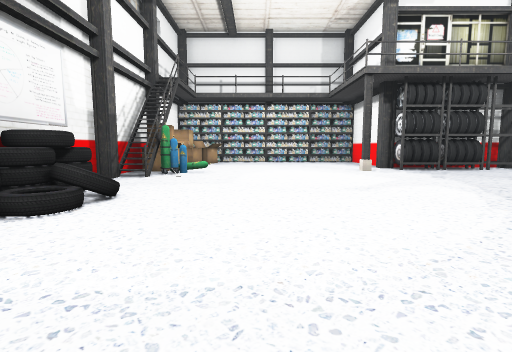
[1] (above)

12 first-person views from a walk through a 3-D level made in the Unity game engine. The camera is 0.64 m above the floor, tilts 6° down and sees 85° across. Doors are open. The floor is counted in squares, 1 m on a side. Each view is taken from the middle of a square. On the plan, view 1 faces up. The plan holds only what a view shows up to about 9 squares ahead; the rest is blank.

[2]
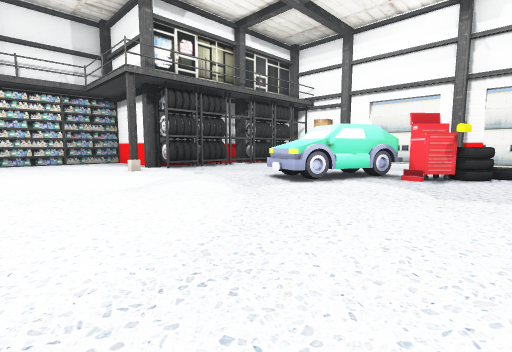

[3]
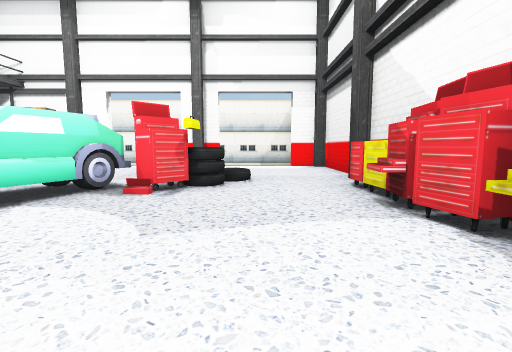

[4]
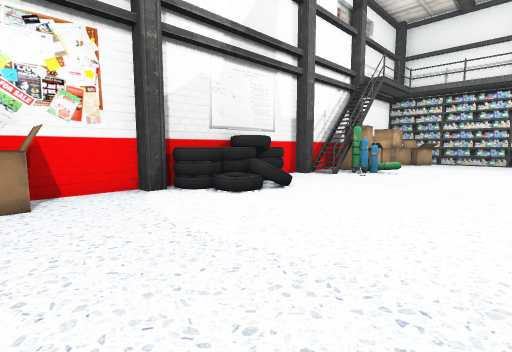

[5]
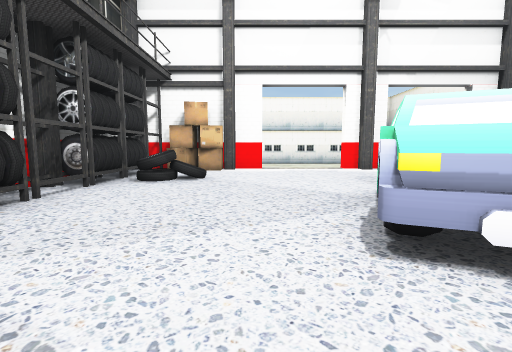

[6]
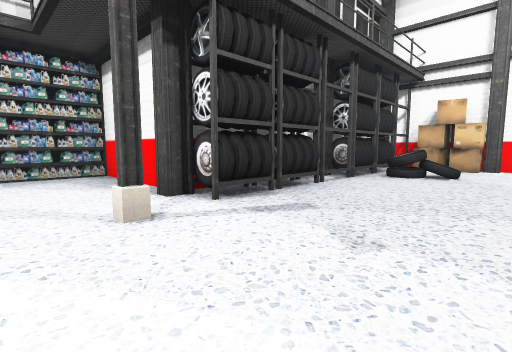

[7]
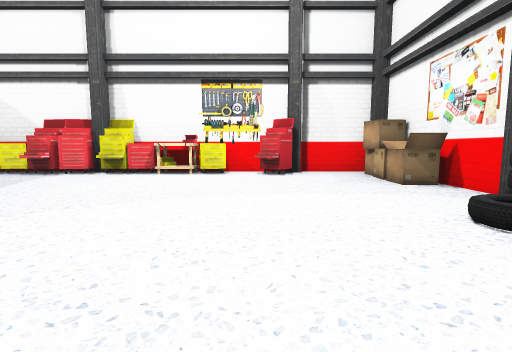

[8]
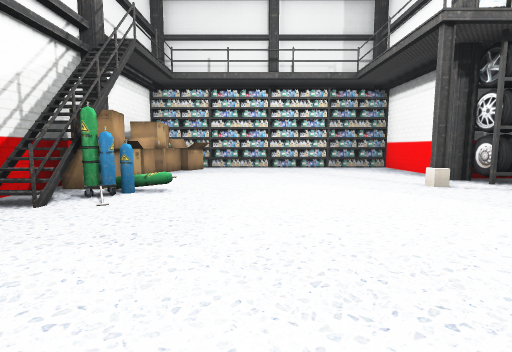

[9]
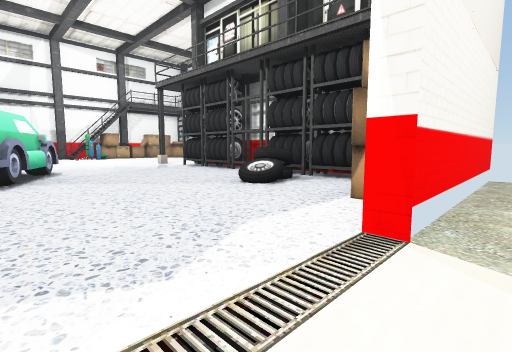

[10]
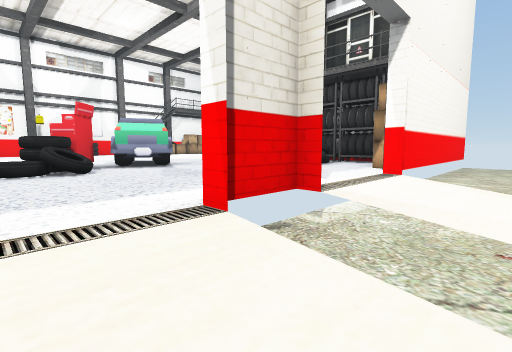

[11]
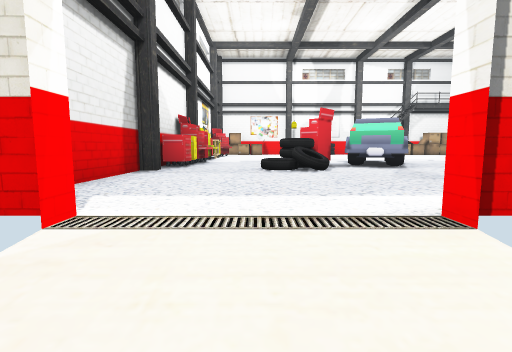

[12]
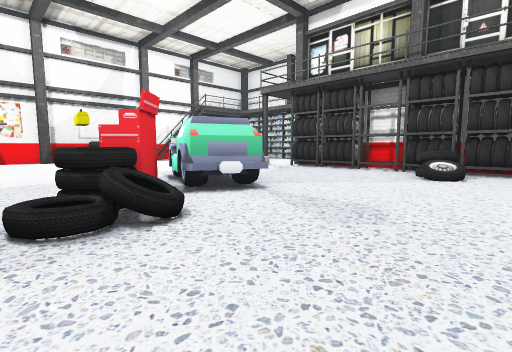

### Floor plan
Key: @ floor where view 1 was taken; # wall or solid block; x gap in a wall; . main floor; - floor 0.05 m lower than the main floor; _ floor 0.3 m lower than the main floor; / step, stairs or slope; D open door; ^ raised ledge; B box; T tank; W wheel; S shelf; L toolbox; O other object.
Columns run from 3 left of view 1 to 13 right of it. Each row starts with its distance up from view 1.
 12 #SS##SS^      x_
 11 #B.....#      #_
 10 #B.....#      #__
  9 #B.....#^^^^^^#__
  8 BB....#########__
  7 #TT........WW.B__
  6 ##............#__
  5 #.............#//
  4 #.......O.....D-/
  3 #W.....OOOO...D-/
  2 #........O....#__
  1 #........LWW..D//
  0 #..@..........D-/
 -1 B.............D/
 -2 ###############

Where each view was taken, in squares from view 1:
view 1: 0 up, 0 right, facing up
view 2: 0 up, 0 right, facing up-right
view 3: 0 up, 2 right, facing right
view 4: 0 up, 1 right, facing up-left
view 5: 5 up, 3 right, facing right
view 6: 5 up, 2 right, facing up-right
view 7: 5 up, 0 right, facing down
view 8: 3 up, 0 right, facing up
view 9: 3 up, 12 right, facing up-left
view 10: 0 up, 13 right, facing up-left
view 11: 0 up, 13 right, facing left
view 12: 0 up, 10 right, facing up-left
